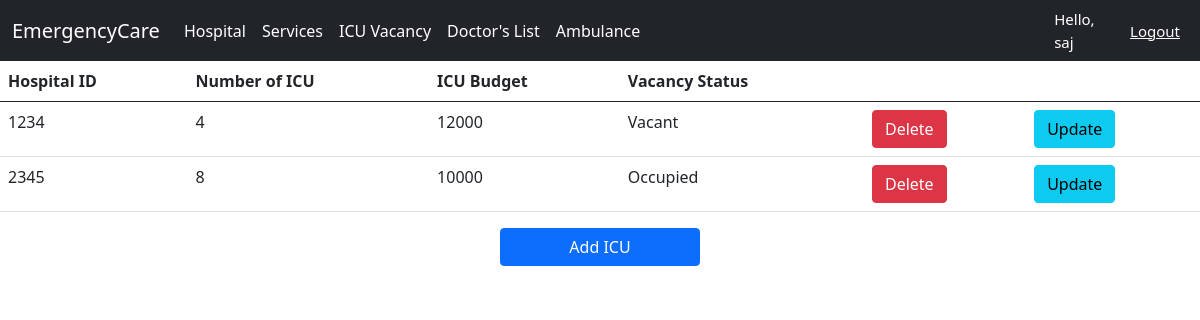
The page /ICUVacancy/ (signed in) on the database as committed earlier.
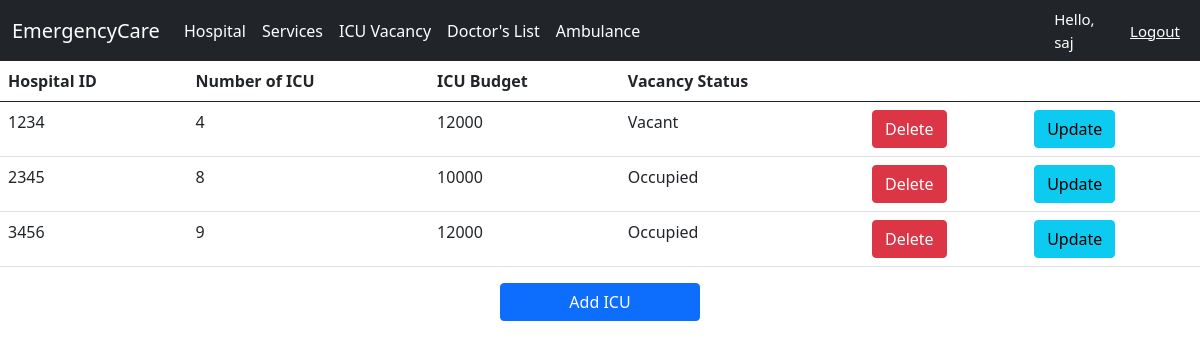
The same page on the database as committed later.
### Location/models.py (models this page shows, shortened)
class ICUVacancy(models.Model):
    H_ID = models.ForeignKey(Hospital, on_delete=models.CASCADE)
    Number_of_ICU = models.IntegerField(blank=True, null=True)
    ICU_Budget = models.IntegerField(blank=True, null=True)
    status_vacancy = (
        ('Vacant', 'Vacant'),
        ('Occupied', 'Occupied'),
    )
    Vacancy = models.CharField(max_length=100, choices=status_vacancy, blank=True, null=True)

class Hospital(models.Model):
    H_ID = models.CharField(max_length=200)
    H_name = models.CharField(max_length=200)
    Co_ordinate = models.ForeignKey(Location, on_delete=models.CASCADE)
    image = models.ImageField(upload_to='images/',blank=True, null=True, default='images/default.jpg')
    def __str__(self):
        return self.H_ID

### Location/views.py (the view)
# urls.py: path('ICUVacancy/',l_views.icuvac,name='ICUVac'),
@login_required(login_url='login')
def icuvac(request):
    icuvac = ICUVacancy.objects.all()
    context = {
        'icuvac': icuvac,
    }
    return render(request, template_name='hospital/ICUVac.html',context=context)

### templates/hospital/ICUVac.html
 {% extends 'hospital/Home.html' %}
 {% block content %}
 {% load static %}
<table class="table">
  <thead>
    <tr>
      <th scope="col">Hospital ID</th>
      <th scope="col">Number of ICU</th>
      <th scope="col">ICU Budget</th>
      <th scope="col">Vacancy Status</th>
      <th></th>
      <th></th>
    </tr>
  </thead>
  <tbody>
  {% for i in icuvac %}
    <tr>
      <td>{{i.H_ID}}</td>
      <td>{{i.Number_of_ICU}}</td>
      <td>{{i.ICU_Budget}}</td>
      <td>{{i.Vacancy}}</td>
      {% if request.user.is_staff %}
      <td><a href="{% url 'delete_ICU' i.id %}" class="btn btn-danger">Delete</a></td>
      <td><a href="{% url 'update_ICU' i.id %}" class="btn btn-info">Update</a></td>
      {% endif %}
    </tr>
  {% endfor %}
  </tbody>
</table>
{% if request.user.is_staff %}
 <div class = "d-grid gap-2 col-2 mx-auto" style="...">
  <a href="{% url 'add_ICU' %}" class = "btn btn-primary">Add ICU</a>
 </div>
 {% endif %}
 {% endblock %}

Rows that differ between the two databases and show on the page:
added ICUVacancy: H_ID "3456", Number_of_ICU "9", ICU_Budget "12000", Vacancy "Occupied"
